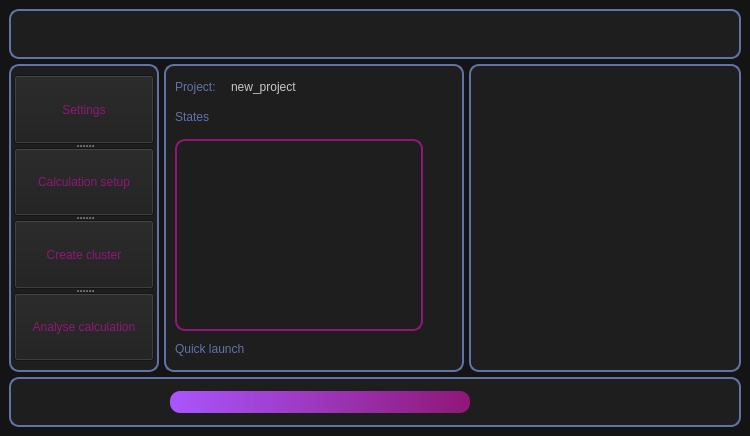
<?xml version="1.0" encoding="UTF-8"?>
<ui version="4.0">
 <class>MainWindow</class>
 <widget class="QMainWindow" name="MainWindow">
  <property name="geometry">
   <rect>
    <x>0</x>
    <y>0</y>
    <width>750</width>
    <height>436</height>
   </rect>
  </property>
  <property name="font">
   <font>
    <family>Courier</family>
   </font>
  </property>
  <property name="windowTitle">
   <string>MainWindow</string>
  </property>
  <property name="styleSheet">
   <string notr="true">
QMainWindow{
background-color:rgb(20, 20, 20);
color: rgb(98, 114, 164);
}


QScrollBar{
/*background-color:rgb(56,58,89);*/
background-color:rgb(30,30,30);
}

QFrame{
/*background-color: rgb(56,58,89);*/
background-color: rgb(30,30,30);
/*border: 2px solid rgb(220,220,220);*/
/*border: 2px solid rgb(143, 23, 119);*/
border: 2px solid rgb(98, 114, 164);
/*border: 2px solid rgb(56,58,89);*/


border-radius:10px;

}

QLabel{
color:rgb(98, 114, 164);
border: 0px;
}

QRadioButton{
color: rgb(98, 114, 164);

}

QRadioButton::indicator::unchecked {
    background-color: rgb(30,30,30);
}


QRadioButton::indicator:unchecked:hover {
   background-color: rgb(143,23,119);
}

QRadioButton::indicator::checked {
    background-color:  rgb(98, 114, 164);
}

QRadioButton::indicator:checked:hover {
    background-color: rgb(143,23,119);
}

/*

QRadioButton::indicator:unchecked:pressed {
    image: url(:/images/radiobutton_unchecked_pressed.png);
}





QRadioButton::indicator:checked:pressed {
    image: url(:/images/radiobutton_checked_pressed.png);
}

*/


/* IMPORTANT: 8&lt; Add the code above here 8&lt; */
QTabBar::tab:selected {
/* expand/overlap to the left and right by 4px */
margin-left: -4px;
margin-right: -4px;
}
QTabBar::tab:first:selected {
margin-left: 0; /* the first selected tab has nothing to overlap with on the left */
}
QTabBar::tab:last:selected {
margin-right: 0; /* the last selected tab has nothing to overlap with on the right */
}
QTabBar::tab:only-one {
margin: 0; /* if there is only one tab, we don't want overlapping margins */
}

QTabWidget::pane { /* The tab widget frame */
/*border-top: 2px solid #C2C7CB;*/

/*border-top:4px solid rgb(56,58,89);*/
border-top:4px solid rgb(30,30,30);
}

QTabWidget::tab-bar {
left: 5px; /* move to the right by 5px */
}

/* Style the tab using the tab sub-control. Note that it reads QTabBar _not_ QTabWidget */
QTabBar::tab {
/*border: 2px solid rgb(98, 114, 164);

border-bottom-color: rgb(98, 114, 164);*/
border: 2px solid rgb(40, 40, 40);

border-bottom-color: rgb(143, 23, 119);
border-top-left-radius: 4px;
border-top-right-radius: 4px;
min-width: 8ex;
padding: 2px;
color:rgb(143, 23, 119);

}

QTabBar::tab:selected, QTabBar::tab:hover {
/*background: qlineargradient(x1: 0, y1: 0, x2: 0, y2: 1, stop: 0 #fafafa, stop: 0.4 #f4f4f4, stop: 0.5 #e7e7e7, stop: 1.0 #fafafa);*/
background-color:rgb(42,42,42);
}

QTabBar::tab:selected {
/*border-color: #9B9B9B;*/

	border-color: rgb(143, 23, 119);
	border-bottom-color:  rgb(143,23,119);
	border-width: 3px;
	color:rgb(20,20,20);
	background-color: rgb(143,23,119);

}
QTabBar::tab:!selected {
margin-top: 2px; /* make non-selected tabs look smaller */
}


QPushButton {
	/*background-color:rgb(98, 114, 164);*/
	background-color: rgb(30,30,30);
	color: rgb(143,23,119);
	

}

QPushButton:hover
{
   	background-color: rgb(40, 40, 40);
	/*color:rgb(20,20,20);*/
	border-style: outset;
	border-width: 2px;
	border-color: rgb(143,23,119);

}
QPushButton:pressed
{
	color: rgb(143, 23, 119);
	background-color: rgb(20, 20, 20);
}

QTableView{
border:None;
}

QListWidget{
border:None;
margin-top:5px;
margin-left:5px;
margin-right:5px;


background-color: rgb(30,30,30);

color:rgb(98, 114, 164);

}

/* Works for both QListView and QListWidget */
QListView::item {
    /* Won't work without borders set */
	padding-left:1px;
	padding-right:10px;
	padding-top:1px;
	padding-bottom:1px;
}
QListView::item:hover{
/*background-color: rgb(143,23,119);*/
border: 1px solid rgb(143, 23, 119);
border-style: outset;
background-color: rgb(40,40,40);
padding-left:5px;
padding-right:-10px;
}

QListView::item:selected{
color: rgb(20,20,20);
background-color:rgb(98, 114, 164);
padding-left:10px;
padding-right:-10px;

}

QPlainTextEdit{
border: None;
color:rgb(98, 114, 164);
}


QFileDialog{
background-color:rgb(30,30,30);
border: 0px;
color: rgb(98,114,164);
}

QTextEdit{
color: rgb(98, 114, 164);
border: None;
}

QProgressBar {
	
	/*background-color: rgb(98, 114, 164);*/
	background-color: rgb(20,20,20);
	color: rgb(200, 200, 200);
	border-style: none;
	border-radius: 10px;
	text-align: center;
}
QProgressBar::chunk{
	border-radius: 10px;
	/*background-color: qlineargradient(spread:pad, x1:0, y1:0.511364, x2:1, y2:0.523, stop:0 rgba(254, 121, 199, 255), stop:1 rgba(170, 85, 255, 255));*/
	background-color: qlineargradient(spread:pad, x1:0, y1:0, x2:1, y2:0, stop:0 rgba(170, 85, 255, 255), stop:1 rgba(143,23,119,255));
}
</string>
  </property>
  <widget class="QWidget" name="centralwidget">
   <layout class="QVBoxLayout" name="verticalLayout">
    <item>
     <layout class="QGridLayout" name="gridLayout">
      <property name="spacing">
       <number>5</number>
      </property>
      <item row="1" column="0">
       <widget class="QFrame" name="frame">
        <property name="minimumSize">
         <size>
          <width>150</width>
          <height>300</height>
         </size>
        </property>
        <property name="maximumSize">
         <size>
          <width>150</width>
          <height>16777215</height>
         </size>
        </property>
        <property name="frameShape">
         <enum>QFrame::StyledPanel</enum>
        </property>
        <property name="frameShadow">
         <enum>QFrame::Raised</enum>
        </property>
        <layout class="QVBoxLayout" name="verticalLayout_2">
         <property name="leftMargin">
          <number>3</number>
         </property>
         <property name="rightMargin">
          <number>3</number>
         </property>
         <item>
          <widget class="QSplitter" name="splitter">
           <property name="styleSheet">
            <string notr="true">QSplitter{border: 0px;}</string>
           </property>
           <property name="orientation">
            <enum>Qt::Vertical</enum>
           </property>
           <widget class="QPushButton" name="button_settings">
            <property name="minimumSize">
             <size>
              <width>0</width>
              <height>30</height>
             </size>
            </property>
            <property name="text">
             <string>Settings</string>
            </property>
           </widget>
           <widget class="QPushButton" name="button_calc_setup">
            <property name="minimumSize">
             <size>
              <width>0</width>
              <height>30</height>
             </size>
            </property>
            <property name="text">
             <string>Calculation setup</string>
            </property>
           </widget>
           <widget class="QPushButton" name="button_create_cluster">
            <property name="minimumSize">
             <size>
              <width>0</width>
              <height>30</height>
             </size>
            </property>
            <property name="text">
             <string>Create cluster</string>
            </property>
           </widget>
           <widget class="QPushButton" name="button_analyse_calc">
            <property name="minimumSize">
             <size>
              <width>0</width>
              <height>30</height>
             </size>
            </property>
            <property name="styleSheet">
             <string notr="true">QSplitter{border: 0px;}</string>
            </property>
            <property name="text">
             <string>Analyse calculation</string>
            </property>
           </widget>
          </widget>
         </item>
        </layout>
       </widget>
      </item>
      <item row="2" column="0" colspan="3">
       <widget class="QFrame" name="frame_3">
        <property name="minimumSize">
         <size>
          <width>500</width>
          <height>50</height>
         </size>
        </property>
        <property name="maximumSize">
         <size>
          <width>16777215</width>
          <height>50</height>
         </size>
        </property>
        <property name="frameShape">
         <enum>QFrame::StyledPanel</enum>
        </property>
        <property name="frameShadow">
         <enum>QFrame::Raised</enum>
        </property>
        <layout class="QVBoxLayout" name="verticalLayout_4">
         <item>
          <layout class="QGridLayout" name="gridLayout_4">
           <item row="0" column="0">
            <spacer name="horizontalSpacer_2">
             <property name="orientation">
              <enum>Qt::Horizontal</enum>
             </property>
             <property name="sizeType">
              <enum>QSizePolicy::Fixed</enum>
             </property>
             <property name="sizeHint" stdset="0">
              <size>
               <width>150</width>
               <height>20</height>
              </size>
             </property>
            </spacer>
           </item>
           <item row="0" column="1">
            <widget class="QProgressBar" name="progressBar">
             <property name="minimumSize">
              <size>
               <width>300</width>
               <height>0</height>
              </size>
             </property>
             <property name="sizeIncrement">
              <size>
               <width>0</width>
               <height>0</height>
              </size>
             </property>
             <property name="value">
              <number>100</number>
             </property>
             <property name="textVisible">
              <bool>false</bool>
             </property>
            </widget>
           </item>
           <item row="0" column="2">
            <spacer name="horizontalSpacer_5">
             <property name="orientation">
              <enum>Qt::Horizontal</enum>
             </property>
             <property name="sizeHint" stdset="0">
              <size>
               <width>40</width>
               <height>20</height>
              </size>
             </property>
            </spacer>
           </item>
          </layout>
         </item>
        </layout>
       </widget>
      </item>
      <item row="0" column="0" colspan="3">
       <widget class="QFrame" name="frame_2">
        <property name="minimumSize">
         <size>
          <width>500</width>
          <height>50</height>
         </size>
        </property>
        <property name="maximumSize">
         <size>
          <width>16777215</width>
          <height>50</height>
         </size>
        </property>
        <property name="frameShape">
         <enum>QFrame::StyledPanel</enum>
        </property>
        <property name="frameShadow">
         <enum>QFrame::Raised</enum>
        </property>
        <layout class="QVBoxLayout" name="verticalLayout_7">
         <property name="topMargin">
          <number>0</number>
         </property>
         <property name="rightMargin">
          <number>12</number>
         </property>
         <property name="bottomMargin">
          <number>2</number>
         </property>
         <item>
          <layout class="QHBoxLayout" name="horizontalLayout_3">
           <item>
            <spacer name="horizontalSpacer_3">
             <property name="orientation">
              <enum>Qt::Horizontal</enum>
             </property>
             <property name="sizeHint" stdset="0">
              <size>
               <width>40</width>
               <height>20</height>
              </size>
             </property>
            </spacer>
           </item>
           <item>
            <widget class="QLabel" name="label">
             <property name="minimumSize">
              <size>
               <width>0</width>
               <height>0</height>
              </size>
             </property>
             <property name="text">
              <string/>
             </property>
             <property name="pixmap">
              <pixmap resource="icons.qrc">:/logos/resources/icons/logo_blue.png</pixmap>
             </property>
            </widget>
           </item>
           <item>
            <spacer name="horizontalSpacer_4">
             <property name="orientation">
              <enum>Qt::Horizontal</enum>
             </property>
             <property name="sizeHint" stdset="0">
              <size>
               <width>40</width>
               <height>20</height>
              </size>
             </property>
            </spacer>
           </item>
          </layout>
         </item>
        </layout>
       </widget>
      </item>
      <item row="1" column="2">
       <widget class="QFrame" name="frame_5">
        <property name="minimumSize">
         <size>
          <width>200</width>
          <height>300</height>
         </size>
        </property>
        <property name="frameShape">
         <enum>QFrame::StyledPanel</enum>
        </property>
        <property name="frameShadow">
         <enum>QFrame::Raised</enum>
        </property>
        <layout class="QVBoxLayout" name="verticalLayout_5">
         <item>
          <widget class="QPlainTextEdit" name="textBrowser">
           <property name="font">
            <font>
             <family>Courier</family>
            </font>
           </property>
           <property name="lineWrapMode">
            <enum>QPlainTextEdit::NoWrap</enum>
           </property>
           <property name="readOnly">
            <bool>true</bool>
           </property>
           <property name="plainText">
            <string/>
           </property>
          </widget>
         </item>
        </layout>
       </widget>
      </item>
      <item row="1" column="1">
       <widget class="QFrame" name="frame_4">
        <property name="minimumSize">
         <size>
          <width>300</width>
          <height>300</height>
         </size>
        </property>
        <property name="styleSheet">
         <string notr="true">QPushButton {
	background-color: rgb(143, 23, 119);
  	color: white;

}

QPushButton:hover
{
   	background-color:rgb(143, 23, 119);

	border-style: outset;
	border-width: 0px;
	border-radius:10px;

	
	/*border-color: rgb(12, 103, 213);*/
}
QPushButton:pressed
{
   	/*background-color:rgb(17, 145, 255);
	color: black*/
	background-color: rgb(42, 42, 42);
}</string>
        </property>
        <property name="frameShape">
         <enum>QFrame::StyledPanel</enum>
        </property>
        <property name="frameShadow">
         <enum>QFrame::Raised</enum>
        </property>
        <layout class="QVBoxLayout" name="verticalLayout_3">
         <item>
          <layout class="QHBoxLayout" name="horizontalLayout">
           <item>
            <widget class="QLabel" name="label_2">
             <property name="minimumSize">
              <size>
               <width>50</width>
               <height>0</height>
              </size>
             </property>
             <property name="maximumSize">
              <size>
               <width>50</width>
               <height>20</height>
              </size>
             </property>
             <property name="lineWidth">
              <number>0</number>
             </property>
             <property name="text">
              <string>Project:</string>
             </property>
            </widget>
           </item>
           <item>
            <widget class="QLabel" name="label_projectname">
             <property name="minimumSize">
              <size>
               <width>50</width>
               <height>0</height>
              </size>
             </property>
             <property name="maximumSize">
              <size>
               <width>16777215</width>
               <height>20</height>
              </size>
             </property>
             <property name="styleSheet">
              <string notr="true">color:rgb(200,200,200);</string>
             </property>
             <property name="text">
              <string>new_project</string>
             </property>
            </widget>
           </item>
           <item>
            <widget class="QPushButton" name="button_open_project">
             <property name="minimumSize">
              <size>
               <width>24</width>
               <height>24</height>
              </size>
             </property>
             <property name="maximumSize">
              <size>
               <width>24</width>
               <height>24</height>
              </size>
             </property>
             <property name="text">
              <string/>
             </property>
             <property name="icon">
              <iconset resource="icons.qrc">
               <normaloff>:/24x24/resources/icons/folder-open.png</normaloff>:/24x24/resources/icons/folder-open.png</iconset>
             </property>
             <property name="iconSize">
              <size>
               <width>24</width>
               <height>24</height>
              </size>
             </property>
             <property name="flat">
              <bool>true</bool>
             </property>
            </widget>
           </item>
           <item>
            <widget class="QPushButton" name="button_save_project">
             <property name="minimumSize">
              <size>
               <width>24</width>
               <height>24</height>
              </size>
             </property>
             <property name="maximumSize">
              <size>
               <width>24</width>
               <height>24</height>
              </size>
             </property>
             <property name="text">
              <string/>
             </property>
             <property name="icon">
              <iconset resource="icons.qrc">
               <normaloff>:/24x24/resources/icons/save.png</normaloff>:/24x24/resources/icons/save.png</iconset>
             </property>
             <property name="iconSize">
              <size>
               <width>24</width>
               <height>24</height>
              </size>
             </property>
             <property name="flat">
              <bool>true</bool>
             </property>
            </widget>
           </item>
          </layout>
         </item>
         <item>
          <layout class="QHBoxLayout" name="horizontalLayout_2">
           <item>
            <widget class="QLabel" name="label_3">
             <property name="minimumSize">
              <size>
               <width>50</width>
               <height>0</height>
              </size>
             </property>
             <property name="maximumSize">
              <size>
               <width>50</width>
               <height>16777215</height>
              </size>
             </property>
             <property name="text">
              <string>States</string>
             </property>
            </widget>
           </item>
           <item>
            <widget class="QPushButton" name="button_add_state">
             <property name="minimumSize">
              <size>
               <width>24</width>
               <height>24</height>
              </size>
             </property>
             <property name="maximumSize">
              <size>
               <width>24</width>
               <height>24</height>
              </size>
             </property>
             <property name="text">
              <string/>
             </property>
             <property name="icon">
              <iconset resource="icons.qrc">
               <normaloff>:/24x24/resources/icons/arrow-plus.png</normaloff>:/24x24/resources/icons/arrow-plus.png</iconset>
             </property>
             <property name="iconSize">
              <size>
               <width>24</width>
               <height>24</height>
              </size>
             </property>
             <property name="flat">
              <bool>true</bool>
             </property>
            </widget>
           </item>
           <item>
            <widget class="QPushButton" name="button_delete_state">
             <property name="minimumSize">
              <size>
               <width>24</width>
               <height>24</height>
              </size>
             </property>
             <property name="maximumSize">
              <size>
               <width>24</width>
               <height>24</height>
              </size>
             </property>
             <property name="text">
              <string/>
             </property>
             <property name="icon">
              <iconset resource="icons.qrc">
               <normaloff>:/24x24/resources/icons/arrow-minus.png</normaloff>:/24x24/resources/icons/arrow-minus.png</iconset>
             </property>
             <property name="iconSize">
              <size>
               <width>24</width>
               <height>24</height>
              </size>
             </property>
             <property name="flat">
              <bool>true</bool>
             </property>
            </widget>
           </item>
           <item>
            <spacer name="horizontalSpacer">
             <property name="orientation">
              <enum>Qt::Horizontal</enum>
             </property>
             <property name="sizeHint" stdset="0">
              <size>
               <width>40</width>
               <height>20</height>
              </size>
             </property>
            </spacer>
           </item>
          </layout>
         </item>
         <item>
          <layout class="QGridLayout" name="gridLayout_2">
           <item row="0" column="0" rowspan="5">
            <widget class="QTabWidget" name="tabWidget">
             <property name="styleSheet">
              <string notr="true">/*border-color:rgb(98, 114, 164);*/

border-color:rgb(143, 23, 119);</string>
             </property>
             <property name="currentIndex">
              <number>-1</number>
             </property>
             <property name="usesScrollButtons">
              <bool>true</bool>
             </property>
             <property name="movable">
              <bool>true</bool>
             </property>
            </widget>
           </item>
           <item row="2" column="1">
            <widget class="QPushButton" name="button_delete_file">
             <property name="minimumSize">
              <size>
               <width>24</width>
               <height>24</height>
              </size>
             </property>
             <property name="maximumSize">
              <size>
               <width>24</width>
               <height>24</height>
              </size>
             </property>
             <property name="text">
              <string/>
             </property>
             <property name="icon">
              <iconset resource="icons.qrc">
               <normaloff>:/24x24/resources/icons/arrow-minus.png</normaloff>:/24x24/resources/icons/arrow-minus.png</iconset>
             </property>
             <property name="iconSize">
              <size>
               <width>24</width>
               <height>24</height>
              </size>
             </property>
             <property name="flat">
              <bool>true</bool>
             </property>
            </widget>
           </item>
           <item row="4" column="1">
            <spacer name="verticalSpacer_2">
             <property name="orientation">
              <enum>Qt::Vertical</enum>
             </property>
             <property name="sizeHint" stdset="0">
              <size>
               <width>20</width>
               <height>18</height>
              </size>
             </property>
            </spacer>
           </item>
           <item row="0" column="1">
            <spacer name="verticalSpacer">
             <property name="orientation">
              <enum>Qt::Vertical</enum>
             </property>
             <property name="sizeHint" stdset="0">
              <size>
               <width>20</width>
               <height>18</height>
              </size>
             </property>
            </spacer>
           </item>
           <item row="1" column="1">
            <widget class="QPushButton" name="button_add_file">
             <property name="minimumSize">
              <size>
               <width>24</width>
               <height>24</height>
              </size>
             </property>
             <property name="maximumSize">
              <size>
               <width>24</width>
               <height>24</height>
              </size>
             </property>
             <property name="text">
              <string/>
             </property>
             <property name="icon">
              <iconset resource="icons.qrc">
               <normaloff>:/24x24/resources/icons/arrow-plus.png</normaloff>:/24x24/resources/icons/arrow-plus.png</iconset>
             </property>
             <property name="iconSize">
              <size>
               <width>24</width>
               <height>24</height>
              </size>
             </property>
             <property name="flat">
              <bool>true</bool>
             </property>
            </widget>
           </item>
           <item row="3" column="1">
            <widget class="QPushButton" name="button_edit_file">
             <property name="minimumSize">
              <size>
               <width>24</width>
               <height>24</height>
              </size>
             </property>
             <property name="maximumSize">
              <size>
               <width>24</width>
               <height>24</height>
              </size>
             </property>
             <property name="styleSheet">
              <string notr="true"/>
             </property>
             <property name="text">
              <string/>
             </property>
             <property name="icon">
              <iconset resource="icons.qrc">
               <normaloff>:/24x24/resources/icons/edit-pencil.png</normaloff>:/24x24/resources/icons/edit-pencil.png</iconset>
             </property>
             <property name="iconSize">
              <size>
               <width>24</width>
               <height>24</height>
              </size>
             </property>
             <property name="flat">
              <bool>true</bool>
             </property>
            </widget>
           </item>
          </layout>
         </item>
         <item>
          <layout class="QGridLayout" name="gridLayout_3">
           <item row="0" column="0">
            <widget class="QLabel" name="label_4">
             <property name="text">
              <string>Quick launch</string>
             </property>
            </widget>
           </item>
           <item row="0" column="1">
            <widget class="QPushButton" name="button_print_scf">
             <property name="minimumSize">
              <size>
               <width>24</width>
               <height>24</height>
              </size>
             </property>
             <property name="maximumSize">
              <size>
               <width>24</width>
               <height>24</height>
              </size>
             </property>
             <property name="styleSheet">
              <string notr="true"/>
             </property>
             <property name="text">
              <string/>
             </property>
             <property name="icon">
              <iconset resource="icons.qrc">
               <normaloff>:/24x24/resources/icons/quick_print_SCF.png</normaloff>:/24x24/resources/icons/quick_print_SCF.png</iconset>
             </property>
             <property name="iconSize">
              <size>
               <width>24</width>
               <height>24</height>
              </size>
             </property>
             <property name="flat">
              <bool>true</bool>
             </property>
            </widget>
           </item>
           <item row="0" column="2">
            <widget class="QPushButton" name="button_plot_ene_diagram">
             <property name="minimumSize">
              <size>
               <width>24</width>
               <height>24</height>
              </size>
             </property>
             <property name="maximumSize">
              <size>
               <width>24</width>
               <height>24</height>
              </size>
             </property>
             <property name="styleSheet">
              <string notr="true"/>
             </property>
             <property name="text">
              <string/>
             </property>
             <property name="icon">
              <iconset resource="icons.qrc">
               <normaloff>:/24x24/resources/icons/plot_enediagram.png</normaloff>:/24x24/resources/icons/plot_enediagram.png</iconset>
             </property>
             <property name="iconSize">
              <size>
               <width>24</width>
               <height>24</height>
              </size>
             </property>
             <property name="flat">
              <bool>true</bool>
             </property>
            </widget>
           </item>
           <item row="0" column="3">
            <widget class="QPushButton" name="button_print_energy">
             <property name="minimumSize">
              <size>
               <width>24</width>
               <height>24</height>
              </size>
             </property>
             <property name="maximumSize">
              <size>
               <width>24</width>
               <height>24</height>
              </size>
             </property>
             <property name="styleSheet">
              <string notr="true"/>
             </property>
             <property name="text">
              <string/>
             </property>
             <property name="icon">
              <iconset resource="icons.qrc">
               <normaloff>:/24x24/resources/icons/quick_print_E.png</normaloff>:/24x24/resources/icons/quick_print_E.png</iconset>
             </property>
             <property name="iconSize">
              <size>
               <width>24</width>
               <height>24</height>
              </size>
             </property>
             <property name="flat">
              <bool>true</bool>
             </property>
            </widget>
           </item>
           <item row="0" column="4">
            <widget class="QPushButton" name="button_print_relativeE">
             <property name="minimumSize">
              <size>
               <width>24</width>
               <height>24</height>
              </size>
             </property>
             <property name="maximumSize">
              <size>
               <width>24</width>
               <height>24</height>
              </size>
             </property>
             <property name="styleSheet">
              <string notr="true"/>
             </property>
             <property name="text">
              <string/>
             </property>
             <property name="icon">
              <iconset resource="icons.qrc">
               <normaloff>:/24x24/resources/icons/quick_delta_E.png</normaloff>:/24x24/resources/icons/quick_delta_E.png</iconset>
             </property>
             <property name="iconSize">
              <size>
               <width>24</width>
               <height>24</height>
              </size>
             </property>
             <property name="flat">
              <bool>true</bool>
             </property>
            </widget>
           </item>
          </layout>
         </item>
        </layout>
       </widget>
      </item>
     </layout>
    </item>
   </layout>
  </widget>
 </widget>
 <resources>
  <include location="icons.qrc"/>
 </resources>
 <connections/>
</ui>
